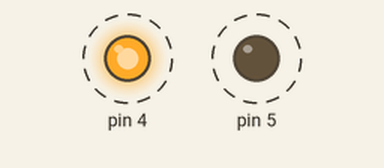
The sketch below on a simulated Arduino Uno, built with avr-gcc and run on an emulated ATmega328P. Parts: output pins drawn as LEDs (lit = HIGH). Dashed ring = blinking.

Above: at 0.1 s.
Timing chart, 0 to 3.0 s (numbered marks = the images above):
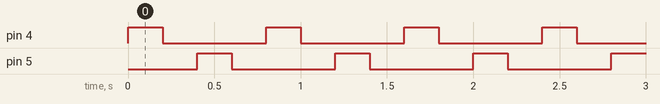

The sketch:

relay.ino
```cpp
void setup() {
    pinMode(4, OUTPUT);
    pinMode(5, OUTPUT);

}

void loop() {
    digitalWrite(4, HIGH);

    delay(200);

    digitalWrite(4, LOW);

    delay(200);

    digitalWrite(5, HIGH);

    delay(200);

    digitalWrite(5, LOW);

    delay(200);


}
```

Measured:
- by itself, pin 4, pin 5: alternates HIGH for 0.20 s and LOW for 0.60 s
- by itself, everything shown: repeats every 0.80 s, in 4 steps
